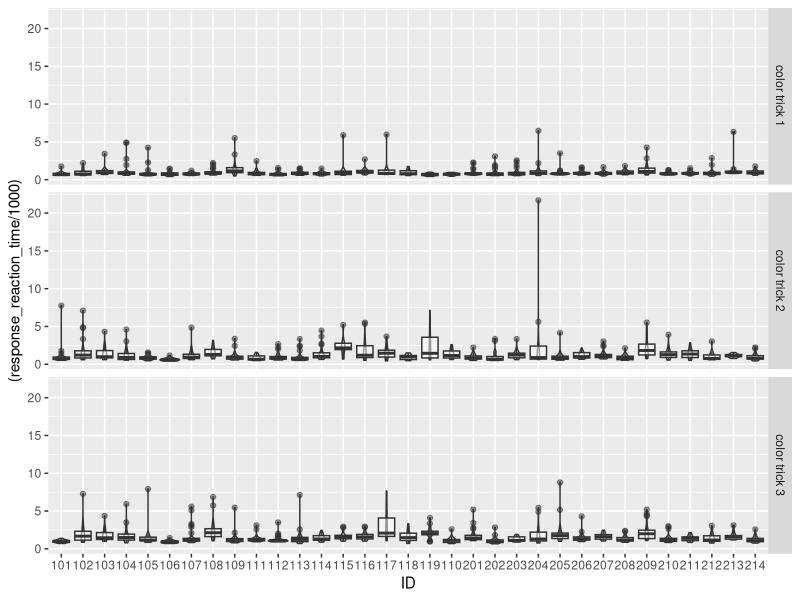
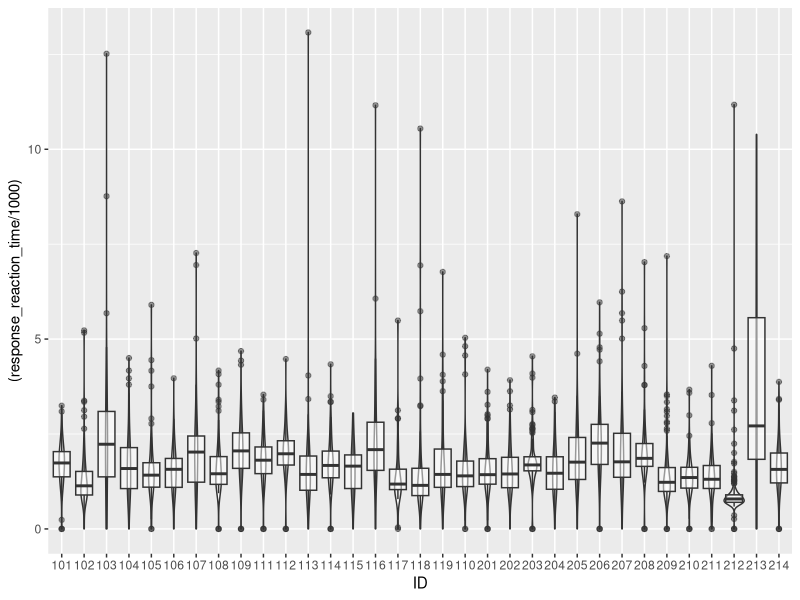
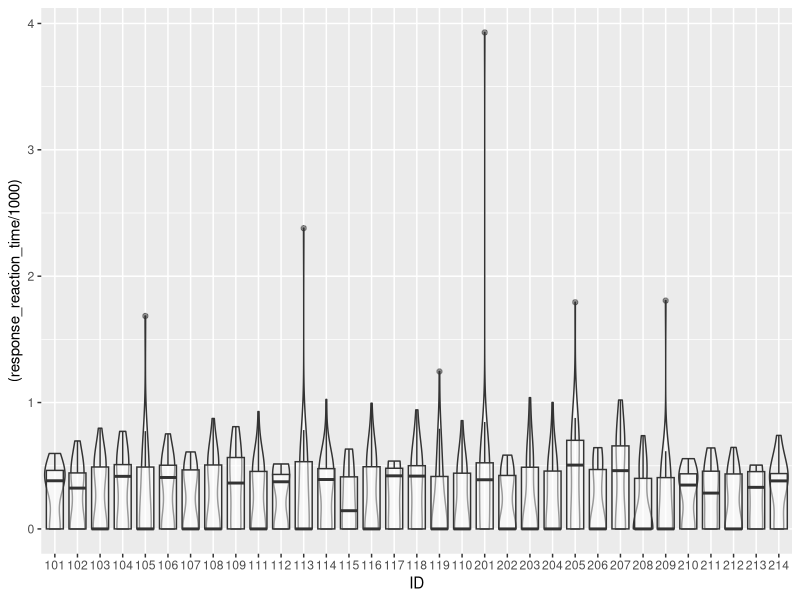
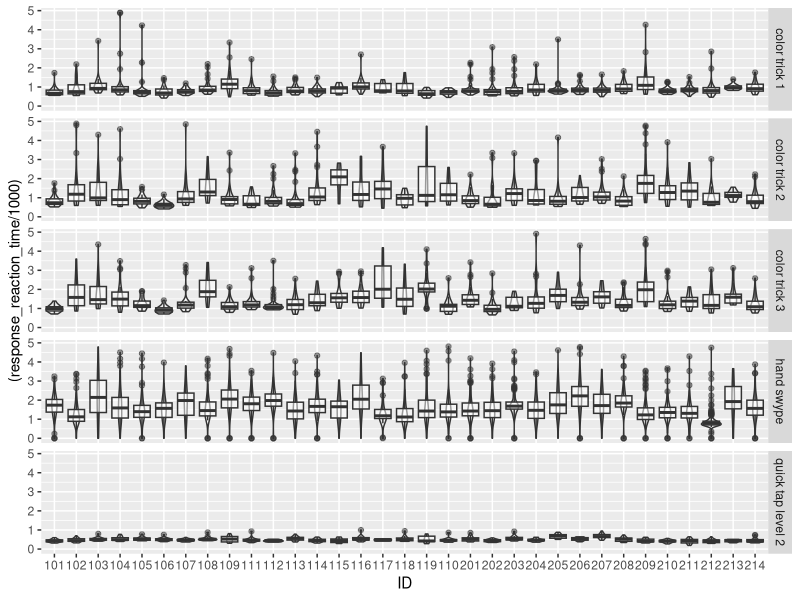
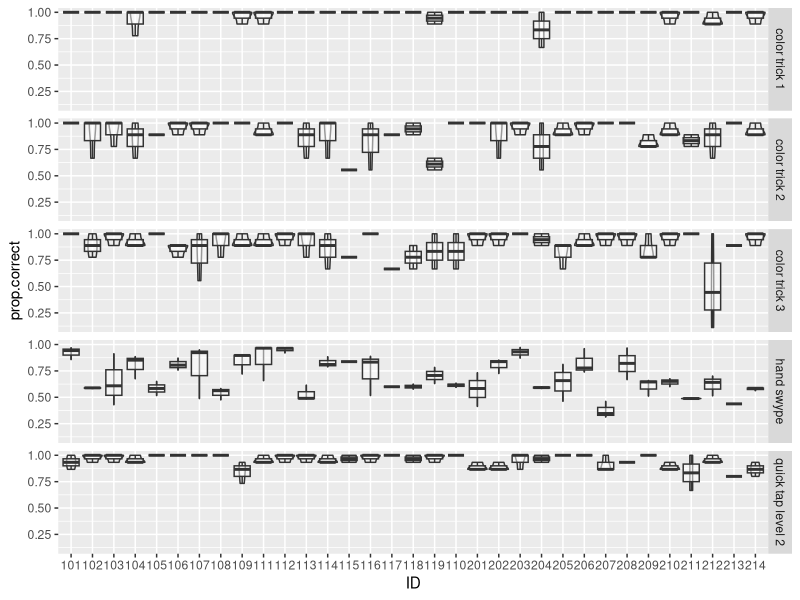
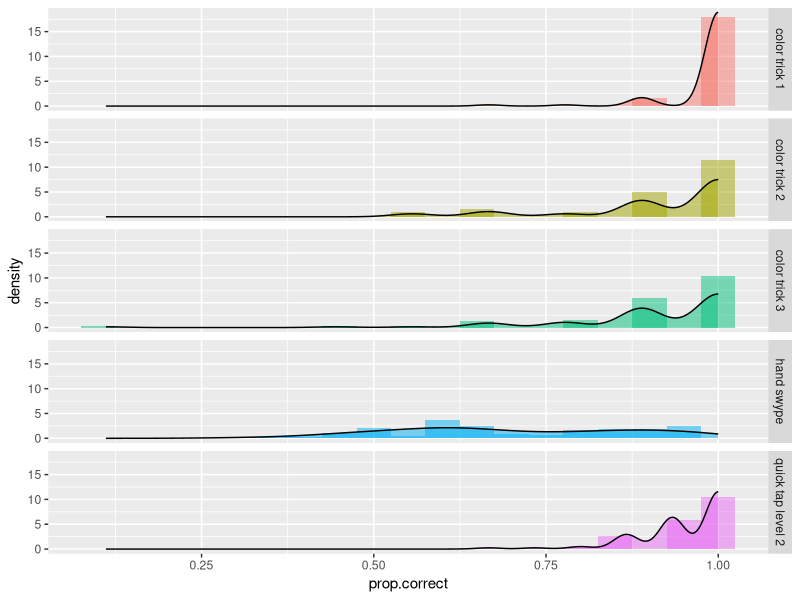
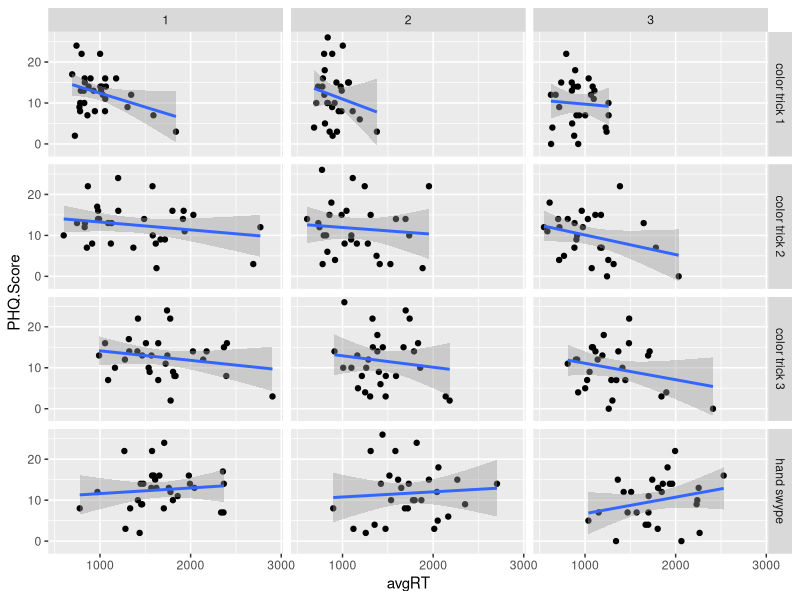
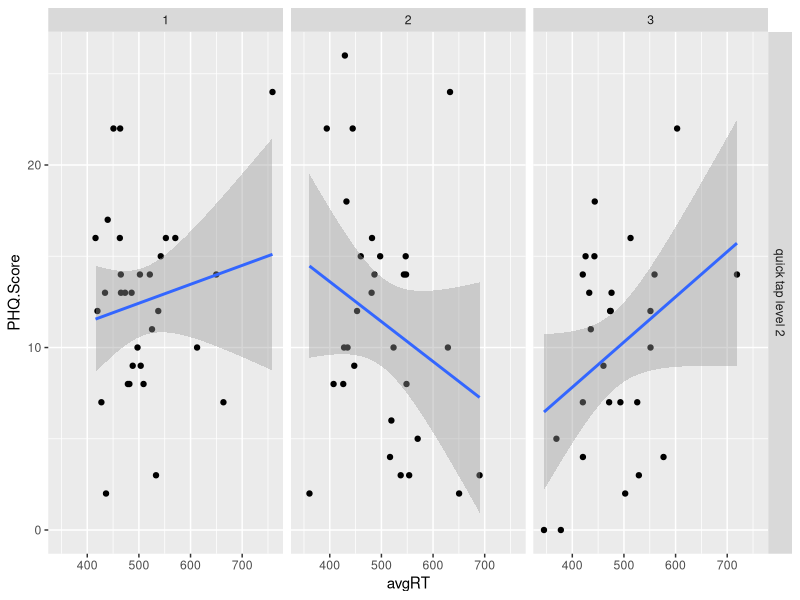

Reproduce these figures in R, in order.
## ---- chunk 1
knitr::opts_chunk$set(echo = TRUE, cache = TRUE)
## ---- chunk 2
library(tidyverse)
## ---- chunk 3
R1<-read.csv("round1_updated.csv")
str(R1)
## ---- chunk 4
R1<-read.csv("round1_updated.csv")
R2<-read.csv("round2_updated.csv")
R3<-read.csv("round3_updated.csv")
R4<-read.csv("round4_updated.csv")
R5<-read.csv("round5_updated.csv")
R6<-read.csv("round6_updated.csv")
## ---- chunk 5
R5<- R5%>%
  filter(level_start_timestamp != "2021-03-25T18:55:58.767Z")
## ---- chunk 6
head(R1$userid)
head(R4$userid)

R1<-mutate(R1, semester=1, timepoint=1, ID = as.factor(as.numeric(gsub("user", "", userid))+100))
R2<-mutate(R2, semester=1, timepoint=2, ID = as.factor(as.numeric(gsub("user", "", userid))+100))
R3<-mutate(R3, semester=1, timepoint=3, ID = as.factor(as.numeric(gsub("user", "", userid))+100))
R4<-mutate(R4, semester=2, timepoint=1, ID = as.factor(as.numeric(gsub("user", "", userid))+200))
R5<-mutate(R5, semester=2, timepoint=2, ID = as.factor(as.numeric(gsub("user", "", userid))+200))
R6<-mutate(R6, semester=2, timepoint=3, ID = as.factor(as.numeric(gsub("user", "", userid))+200))

#Now unique across timepoints
head(R1$ID)
head(R4$ID)

#Can combine with new unique IDs
Full<-rbind(R1, R2, R3, R4, R5, R6)
## ---- chunk 7
Full <- Full%>%
  filter(ID != 140)

nrow(Full)

Full%>%
  group_by(ID)%>%
  summarize(n())
## ---- chunk 8
#Making timepoint into a factor for later use
Full$tp_fac <- ordered(Full$timepoint,
                       levels = c(1, 2, 3),
                       labels = c("Time 1", "Time 2", "Time 3")
)
## ---- chunk 9
smile <- read.csv("SMILE full data 10 23 21_AARThesis_Deidentified_forNL.csv")

smile2 <- pivot_longer(smile,
                    cols = c(PHQ_T1_total, PHQ_T2_total, PHQ_T3_total),
                    names_to = "Time",
                    values_to = "PHQ.Score")

smile2 <- mutate(smile2, numTime = case_when(Time == "PHQ_T1_total" ~ 1,
                                             Time == "PHQ_T2_total" ~ 2,
                                             Time == "PHQ_T3_total" ~ 3))

smile2 <- select(smile2, StudyID_T1, numTime, PHQ.Score)

#We now have only 3 variables: ID, timepoint, and PHQ
str(smile2)
## ---- chunk 10
IntKey <- read.csv("NeurUX.Intervention.Group.csv")

head(IntKey)

IntKey[15:19,]
## ---- chunk 11
sem1 <- IntKey[18:36, 2]
sem2 <- IntKey[2:15, 2]

IntKey <- mutate(IntKey, semester = case_when(Study.ID %in% sem1 ~ 1,
                                               Study.ID %in% sem2 ~ 2),
                          Int.Fac = factor(Intervention.Group,
                                           levels = c(0, 1),
                                           labels = c("Control", "Intervention")))

#From there, we use similar code as what we did in the NeuroUX dataset
IntKey1 <-filter(IntKey, semester == 1)
IntKey1 <- mutate(IntKey1, ID = as.factor(as.numeric(gsub("user", "", NeurUX.ID))+100))

IntKey2 <-filter(IntKey, semester == 2)
IntKey2 <- mutate(IntKey2, ID = as.factor(as.numeric(gsub("user", "", NeurUX.ID))+200))

IntKey <-rbind(IntKey1, IntKey2)
## ---- chunk 12
Merge.1 <- merge(
                 x = Full,
                 y = IntKey,
                 by.x = "ID",
                 by.y = "ID"
)
## ---- chunk 13
Merge.2 <- merge(
                 x = Merge.1,
                 y = smile2,
                 by.x = c("Study.ID", "timepoint"),
                 by.y = c("StudyID_T1", "numTime")
)
## ---- chunk 14
levels(as.factor(Merge.2$game_name))
## ---- chunk 15
comp.data <- filter(Merge.2, game_name == "playlist")
COMP <- c("ID", "timepoint", "session_complete", "session_start_timestamp", "session_end_timestamp")
comp.data <- comp.data[COMP]
comp.data <- filter(comp.data, session_complete == TRUE)
## ---- chunk 16
sum(comp.data$session_complete, na.rm = TRUE)
## ---- chunk 17
timepoints <- comp.data%>%
              group_by(ID)%>%
              summarize(n())
timepoints
## ---- chunk 18
Merge.2 <- mutate(Merge.2, ID = factor(ID))
## ---- chunk 19
#Removing playlist from future analysis
Merge.2 <- filter(Merge.2, game_name != "playlist")
## ---- chunk 20
CT <- c("color trick 1", "color trick 2", "color trick 3")
Merge.2%>%
  filter(game_name %in% CT)%>%
  ggplot(aes(x = ID, y = (response_reaction_time/1000)))+
  geom_violin(alpha = .1, adjust = 1.5)+
  geom_boxplot(alpha = .5)+
  facet_grid(game_name~.)

Merge.2%>%
  filter(game_name %in% CT)%>%
  summarize(tot.over.5  = sum(response_reaction_time >= 5000, na.rm = TRUE),
            prop.over.5 = sum(response_reaction_time >=5000, na.rm = TRUE)/n(),
            tot.eq.0    = sum(response_reaction_time == 0, na.rm = TRUE),
            prop.eq.0 = sum(response_reaction_time == 0, na.rm = TRUE)/n(),
            total = n())
## ---- chunk 21
Merge.2%>%
  filter(game_name == "hand swype")%>%
  ggplot(aes(x = ID, y = (response_reaction_time/1000)))+
  geom_violin(alpha = .1, adjust = 1.5)+
  geom_boxplot(alpha = .5)


Merge.2%>%
  filter(game_name == "hand swype")%>%
  summarize(tot.over.5  = sum(response_reaction_time >= 5000, na.rm = TRUE),
            prop.over.5 = sum(response_reaction_time >= 5000, na.rm = TRUE)/n(),
            tot.eq.0    = sum(response_reaction_time == 0, na.rm = TRUE),
            prop.eq.0 = sum(response_reaction_time == 0, na.rm = TRUE)/n(),
            total = n())
## ---- chunk 22
Merge.2%>%
  filter(game_name == "quick tap level 2")%>%
  ggplot(aes(x = ID, y = (response_reaction_time/1000)))+
  geom_violin(alpha = .1, adjust = 1.5)+
  geom_boxplot(alpha = .5)

Merge.2%>%
  filter(game_name == "quick tap level 2")%>%
  summarize(tot.over.5  = sum(response_reaction_time >= 1000, na.rm = TRUE),
            prop.over.5 = sum(response_reaction_time >= 1000, na.rm = TRUE)/n(),
            tot.eq.0    = sum(response_reaction_time == 0, na.rm = TRUE),
            prop.eq.0 = sum(response_reaction_time == 0, na.rm = TRUE)/n(),
            total = n(),
            )
## ---- chunk 23
CTdf <- filter(Merge.2, game_name %in% CT)
CTdf <- CTdf[CTdf$response_reaction_time < 5000,]
nrow(CTdf)

#Recall handswype is the one that has the "checkpoint style"
#More trials = more successful on the task
#Our RT is less important here (although there is a correlation between RT and number correct)
HSdf <- filter(Merge.2, game_name =="hand swype")
HSdf <- HSdf[HSdf$response_reaction_time < 5000,]
nrow(HSdf)

#Note that for this one, we only want to count RTs of targets (distractors are 0)
QTdf <- filter(Merge.2, game_name =="quick tap level 2")
QTdf <- QTdf[QTdf$response_reaction_time < 1000,]
QTdf <- QTdf[QTdf$response_reaction_time > 0,]
nrow(QTdf)

#Combining these three
RTno.out <- rbind(CTdf, QTdf, HSdf)
nrow(Merge.2) 
nrow(RTno.out)
nrow(Merge.2)-nrow(RTno.out) #Should have removed 75 missing responses and 647 0s from QT
## ---- chunk 24
RTno.out%>%
  filter(ID != "NA")%>%
  ggplot(aes(x = ID, y = (response_reaction_time/1000)))+
  geom_violin(alpha = .1, adjust = 1.5)+
  geom_boxplot(alpha = .5)+
  facet_grid(game_name~.)
## ---- chunk 25
RTs <- RTno.out%>%
       group_by(ID, timepoint, game_name)%>%
       summarize(avgRT = mean(response_reaction_time, na.rm = TRUE))

RTs
## ---- chunk 26
Correct <- Merge.2%>%
           group_by(ID, timepoint, game_name)%>%
           summarize(tot.correct   = sum(is_response_correct == TRUE, na.rm = TRUE),
                     tot.incorrect = sum(is_response_correct == FALSE, na.rm = TRUE),
                     prop.correct = tot.correct/(tot.correct + tot.incorrect))
## ---- chunk 27
Correct%>%
  ggplot(aes(x = ID, y = prop.correct))+
  geom_violin(alpha = .1, adjust = 1.5)+
  geom_boxplot(alpha = .5)+
  facet_grid(game_name~.)
## ---- chunk 28
Correct%>%
  ggplot(aes(x = prop.correct, fill = game_name))+
  geom_histogram(aes(y = ..density..), binwidth = .05, alpha = .5)+
  geom_density(alpha = .5)+
  facet_grid(game_name~.)+
  theme(legend.position = "none")
## ---- chunk 29
Game_Data <- merge(
  x = Correct,
  y = RTs,
  by.x = c("ID", "timepoint", "game_name"),
  by.y = c("ID", "timepoint", "game_name")
)

str(Game_Data)
## ---- chunk 30
Game.Merge <- merge(
  x = Game_Data,
  y = IntKey,
  by.x = "ID",
  by.y = "ID"
)

PHQ.Corrs <- merge(
  x = Game.Merge,
  y = smile2,
  by.x = c("Study.ID", "timepoint"),
  by.y = c("StudyID_T1", "numTime"))

str(PHQ.Corrs)

write.csv(PHQ.Corrs, "1204.Merge.csv")
## ---- chunk 31
PHQ.Corrs%>%
  filter(game_name != "quick tap level 2")%>%
  ggplot(aes(x = avgRT, y = PHQ.Score))+
  geom_point()+
  geom_smooth(method = "lm", formula = "y~x")+
  facet_grid(game_name ~ timepoint)

PHQ.Corrs%>%
  filter(game_name == "quick tap level 2")%>%
  ggplot(aes(x = avgRT, y = PHQ.Score))+
  geom_point()+
  geom_smooth(method = "lm", formula = "y~x")+
  facet_grid(game_name ~ timepoint)
## ---- chunk 32
CT <- c("color trick 1", "color trick 2", "color trick 3")

PHQ.Corrs%>%
  filter(game_name %in% CT)%>%
  ggplot(aes(x = tot.correct, y = PHQ.Score))+
  geom_jitter()+
  geom_smooth(method = "lm", formula = "y~x")+
  facet_grid(game_name ~ timepoint)

PHQ.Corrs%>%
  filter(game_name == "quick tap level 2")%>%
  ggplot(aes(x = tot.correct, y = PHQ.Score))+
  geom_jitter()+
  geom_smooth(method = "lm", formula = "y~x")+
  facet_grid(game_name ~ timepoint)

PHQ.Corrs%>%
  filter(game_name == "hand swype")%>%
  ggplot(aes(x = tot.correct, y = PHQ.Score))+
  geom_jitter()+
  geom_smooth(method = "lm", formula = "y~x")+
  facet_grid(game_name ~ timepoint)

PHQ.Corrs%>%
  ggplot(aes(x = prop.correct, y = PHQ.Score))+
  geom_jitter()+
  geom_smooth(method = "lm", formula = "y~x")+
  facet_grid(game_name ~ timepoint)
## ---- chunk 33
PHQ.Corrs%>%
  group_by(timepoint, game_name)%>%
  summarize(cors = cor(PHQ.Score, avgRT))

Time1Corrs <- filter(PHQ.Corrs, timepoint == 1)
Time2Corrs <- filter(PHQ.Corrs, timepoint == 2)
Time3Corrs <- filter(PHQ.Corrs, timepoint == 3)

Time1Corrs.Wide <- pivot_wider(Time1Corrs,
                              id_cols = c(Study.ID, ID, NeurUX.ID, timepoint,
                                          Headspace.ID, Intervention.Group, semester, Int.Fac,
                                          PHQ.Score),
                              names_from = c(game_name),
                              values_from = c(tot.correct, tot.incorrect, prop.correct,
                                              avgRT))
## ---- chunk 34
library(corrplot)
T1s <- data.frame(Time1Corrs.Wide[9:29])
T1s <- mutate_if(T1s, is.integer, as.numeric)

T1 <- cor(T1s)
#We can look at the full correlations, but all we care about is PHQ
corrplot(T1)
## ---- chunk 35
T1.Corrs <- data.frame(rbind(rownames(T1), T1[1:21]))
T1.Corrs <- data.frame(t(T1.Corrs))
T1.Corrs <- mutate(T1.Corrs, Corr = as.numeric(X2))

#Correct answers on quick tap are negatively associated with PHQ
#Incorrect answers on CT3 and CT1 reaction time are also negatively correlated (less so)
head(T1.Corrs[order(T1.Corrs$Corr),])

#Incorrect quick tap answers are positively correlated with PHQ
#Correct answers on CT3 are similarly positvely correlated (less so)
head(T1.Corrs[order(-T1.Corrs$Corr),])
## ---- chunk 36
T1Viz <- data.frame(Time1Corrs.Wide)

neg1<-
T1Viz%>%
  ggplot(aes(x = tot.correct_quick.tap.level.2, y = PHQ.Score))+
  geom_jitter()+
  geom_smooth(method = "lm", formula = "y ~ x")

neg2<-
T1Viz%>%
  ggplot(aes(x = prop.correct_quick.tap.level.2, y = PHQ.Score))+
  geom_jitter()+
  geom_smooth(method = "lm", formula = "y ~ x")

neg3<-
T1Viz%>%
  ggplot(aes(x = tot.incorrect_color.trick.3, y = PHQ.Score))+
  geom_jitter()+
  geom_smooth(method = "lm", formula = "y ~ x")

neg4<-
  T1Viz%>%
  ggplot(aes(x = avgRT_color.trick.1, y = PHQ.Score))+
  geom_jitter()+
  geom_smooth(method = "lm", formula = "y ~ x")

pos1 <-
T1Viz%>%
  ggplot(aes(x = tot.incorrect_quick.tap.level.2, y = PHQ.Score))+
  geom_jitter()+
  geom_smooth(method = "lm", formula = "y ~ x")

pos2 <-
T1Viz%>%
  ggplot(aes(x = tot.correct_color.trick.3, y = PHQ.Score))+
  geom_jitter()+
  geom_smooth(method = "lm", formula = "y ~ x")

pos3 <-
T1Viz%>%
  ggplot(aes(x = prop.correct_color.trick.3, y = PHQ.Score))+
  geom_jitter()+
  geom_smooth(method = "lm", formula = "y ~ x")

## ---- chunk 37
library(ggpubr)
#Negative Correlations
ggarrange(neg1, neg2, neg3, neg4,
          labels = c("QT Total Correct", "QT Proportion Correct",
                     "CT3 Total Incorrect", "CT1 Reaction Time"))
## ---- chunk 38
#Positive Correlations
ggarrange(pos1, 
          ggarrange(pos2,
                    pos3,
                    ncol = 2,
                    labels = c("CT3 Total Correct", "CT3 Proportion Correct")),
          nrow = 2, labels = "QT Total Incorrect")
## ---- chunk 39
#Note that the model has singularity problems because high level of overlap
#For example, correct and incorrect obviously are not independent.
lmod <- lm(PHQ.Score ~ ., data = T1s)
summary(lmod)

#This call shows us which predictors (1-9) should be included in the model
library(leaps)
AIC <- regsubsets(PHQ.Score ~ ., data = T1s)
rs <- summary(AIC)
rs$which

#We can plot it to see the best number of predictors
#We can get an idea of the optimal number of predictors based on the minimum of the plot
AIC2 <- 50*log(rs$rss/50) + (2:10)*2
plot(AIC2 ~ I(1:9), ylab = "AIC", xlab = "# of Predictors")
#We see five predictors are ideal

rs$which[5,]
#The command below shows us the five predictors are:
#CT3 Total Correct
#HS Total Incorrect
#QT Total Incorrect
#QT Reaction Time
#CT1 Reaction Time

#Adjusted R Square corrects for the number of predictors
#In this case, we see six predictors is the best option
plot(2:10, rs$adjr2, ylab = "Adj. R^2", xlab = "# of Parameters")
rs$which[6,]
#The added predictor is reaction time for CT3

#Mallow's CP suggests 3 predictors may be ideal
plot(2:10, rs$cp, ylab = "CP Statistic", xlab = "# of Parameters")
rs$which[3,] #The only three are QT total correct, CT1 reaction time, and CT3 proportion correct

lmodAIC <- lm(PHQ.Score ~ tot.correct_color.trick.3 +
                          tot.incorrect_hand.swype +
                          tot.incorrect_quick.tap.level.2 +
                          avgRT_quick.tap.level.2 +
                          avgRT_color.trick.1 , data = T1s)

summary(lmodAIC)
#We see that missing questions on quick tap is associated with depression
#Slower reaction times on color trick 1 are associated with more depression
#More correct questions on color trick 3 are asssociated with more depression

lmodRsq <- lm(PHQ.Score ~ tot.correct_color.trick.3 +
                tot.incorrect_hand.swype +
                tot.incorrect_quick.tap.level.2 +
                avgRT_quick.tap.level.2 +
                avgRT_color.trick.1 +
                avgRT_color.trick.3, data = T1s)

summary(lmodRsq)
#Here, the same predictors are all significant

lmodMallow <- lm(PHQ.Score ~ tot.correct_quick.tap.level.2 +
                             prop.correct_color.trick.3 +
                             avgRT_color.trick.1, data = T1s)

summary(lmodMallow)
#Total correct on quick tap was negatively associated with depression
#Slower reaction times on color trick one were also negatively associated with depression
#The 
## ---- chunk 40
QT <- filter(PHQ.Corrs, game_name == "quick tap level 2")

str(QT)
## ---- chunk 41
QT%>%
  ggplot(aes(x = timepoint, y = tot.correct)) +
  geom_jitter(alpha = .5, width = .1)+
  geom_smooth(method = "lm", formula = "y ~ x")+
  facet_wrap(.~Int.Fac)
## ---- chunk 42
QT$ID.Fac <- factor(QT$ID)

QT%>%
  ggplot(aes(x = timepoint, y = tot.correct, color = ID.Fac))+
  geom_point()+
  geom_smooth(se = FALSE,
              method = "lm",
              formula = "y ~ x",
              size = .5)+
  facet_wrap(.~Int.Fac)+
  theme(legend.position = "none")
## ---- chunk 43
QT%>%
  filter(Int.Fac == "Control")%>%
  ggplot(aes(x = timepoint, y = tot.correct))+
  geom_point()+
  geom_smooth(se = FALSE,
              method = "lm",
              formula = "y ~ x",
              lty = "dashed",
              size = .5)+
  facet_wrap(.~ID.Fac)

QT%>%
  filter(Int.Fac == "Intervention")%>%
  ggplot(aes(x = timepoint, y = tot.correct))+
  geom_point()+
  geom_smooth(se = FALSE,
              method = "lm",
              formula = "y ~ x",
              lty = "dashed",
              size = .5)+
  facet_wrap(.~ID.Fac)
## ---- chunk 44
